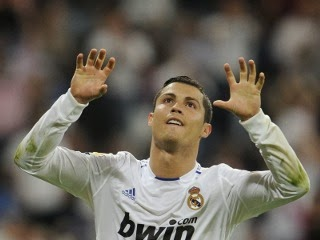
//> input picture roni1.jpg, 320 x 240 px
$ ./main   (built with g++ and OpenCV 4)
//> lines starting //> are read from the running program, lines starting //| are printed output that depends on the picture
#include <iostream>
#include<cv.h>
#include <opencv2/opencv.hpp>

using namespace cv;
using namespace std;

string p="/home/azamat/ClionProjects/roni1.jpg";
string p2 = "/home/azamat/ClionProjects/roni2.jpg";
Mat t, t2, res;
void bitwise ();
int main() {
    bitwise();
    return 0;
}
void bitwise (){

    t = imread(p);
//> t is the input picture: 240 rows x 320 cols, CV_8UC3; mean B, G, R 89.4, 100.2, 106.4
    t2 = imread(p2);
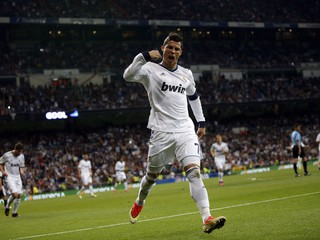
//> input picture roni2.jpg, 320 x 240 px
//> t2 is the input picture: 240 rows x 320 cols, CV_8UC3; mean B, G, R 50.6, 67.8, 66.6

    cvNamedWindow("1 Bild");
    cvNamedWindow("2 Bild");

    imshow("1 Bild", t );
    imshow("2 Bild", t2);
    cvNamedWindow("bit_And",1);
    cvNamedWindow("bit_Or",1);
    cvNamedWindow("bit_Xor",1);

    bitwise_and(t,t2,res);
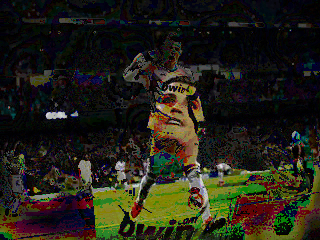
//> res: 240 rows x 320 cols, CV_8UC3; mean B, G, R 23.2, 33.9, 35.5
    imshow("bit_And", res);

    bitwise_or(t,t2,res);
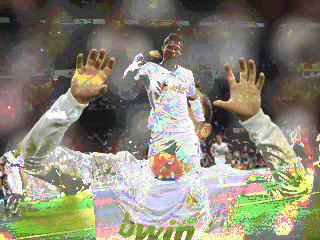
//> res: 240 rows x 320 cols, CV_8UC3; mean B, G, R 116.9, 134.1, 137.6
    imshow("bit_Or", res);

    bitwise_xor(t,t2,res);
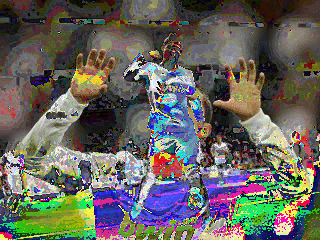
//> res: 240 rows x 320 cols, CV_8UC3; mean B, G, R 93.7, 100.2, 102.1
    imshow("bit_Xor", res);

    waitKey(0);
}
